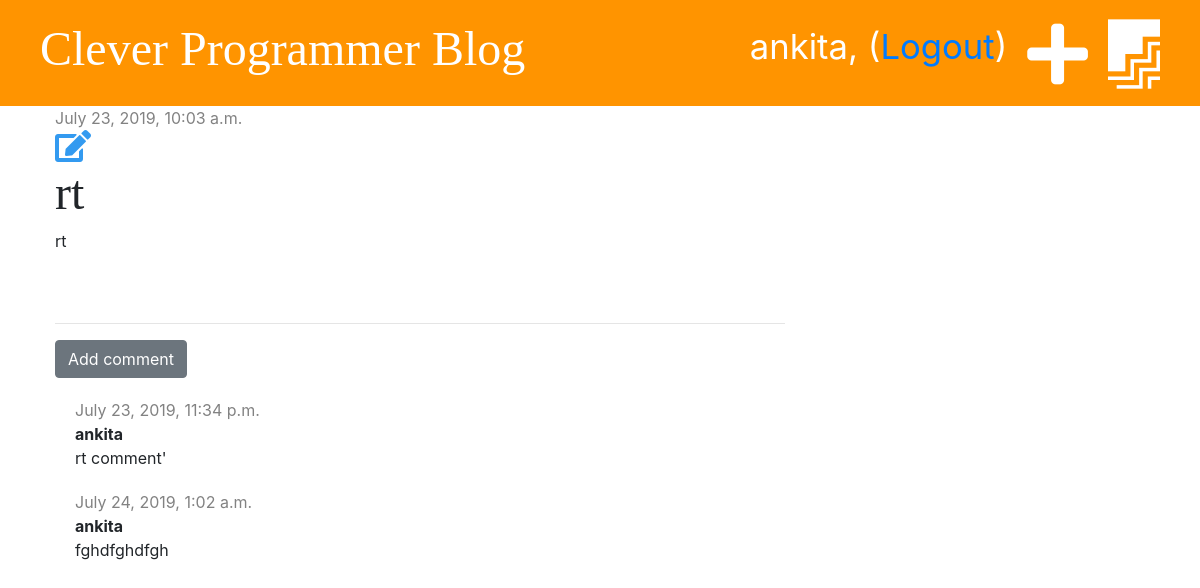
The page /post/33/ (signed in) on the database its author committed.
### blog/models.py (models this page shows, shortened)
class Post(models.Model):
    author = models.ForeignKey('auth.User', on_delete = models.CASCADE)
    title = models.CharField(max_length = 200)
    text = models.TextField()
    created_date = models.DateTimeField(default = timezone.now)
    published_date = models.DateTimeField(blank=True, null=True)

class Comment(models.Model):
    post = models.ForeignKey('blog.Post', on_delete=models.CASCADE, related_name='comments')
    author = models.CharField(max_length=200)
    text = models.TextField()
    created_date = models.DateTimeField(default=timezone.now)
    approved = models.BooleanField(default=False)

### blog/views.py (the view)
# urls.py: path('post/<int:pk>/', views.post_detail, name="post_detail"),
def post_detail(request, pk):
    post = get_object_or_404(Post, pk = pk)
    stuff_for_frontend = {'post': post}
    return render(request, 'blog/post_detail.html', stuff_for_frontend)

### blog/templates/blog/post_detail.html (shortened to what this page needs)
{% extends 'blog/base.html' %}
{% block content %}
<div class="post">
    {% if post.published_date  %}
    <div class="date">
        {{ post.published_date }}
    </div>
    {% else %}
      <a href="{% url 'post_publish' pk=post.pk %}" class="btn btn-primary">Publish</a>
    {% endif %}
    {% if user.is_authenticated %}
      <a href="{% url 'post_edit' pk=post.pk %}"><i class="fas fa-edit fa-2x" style="color: #339af0;"></i></a>
    {% endif %}
    <h1>{{ post.title }}</h1>
    <p>{{post.text|linebreaksbr }}</p>
</div>
<hr>
<a href="{% url 'add_comment_to_post' pk=post.pk%}" class="btn btn-secondary">Add comment</a>
{% for comment in post.comments.all %}
  {% if user.is_authenticated or comment.approved %}
    <div class="comment">
      <div class="date">
        {{ comment.created_date }}
      </div>
      <strong>{{ comment.author }}</strong>
      <p>{{ comment.text }}</p>
    </div>
  {% endif %}
  {% empty %}
    <p>No comments yet...</p>
{% endfor %}
{% endblock %}

### blog/templates/blog/base.html (shortened to what this page needs)
{% load staticfiles %}
<!doctype html>
<html lang="en">
<head>
    <link rel="stylesheet" href="https://stackpath.bootstrapcdn.com/bootstrap/4.3.1/css/bootstrap.min.css">
    <link rel="stylesheet" href="{% static 'css/blog.css' %}">
    <link rel="stylesheet" href="https://use.fontawesome.com/releases/v5.6.3/css/all.css">
</head>
<body>
  <div class="page-header">
      {% if user.is_authenticated %}
        <a href="{% url 'post_draft_list' %}" class="top-menu"><i class="fab fa-firstdraft fa-2x"></i></a>
        <a href="{% url 'post_new' %}" class="top-menu"><i class="fas fa-plus fa-2x"></i></a>
        <p class="top-menu">{{ user.username }}, (<a href="{% url 'logout' %}">Logout</a>)</p>
      {% else %}
        <a href="{% url 'login' %}" class="top-menu"><i class="fas fa-sign-in-alt fa-2x"></i></a>
      {% endif %}
      <h1><a href="{% url "post_list" %}">Clever Programmer Blog</a></h1>
  </div>
  <div class="content container">
    <div class="row">
      <div class="col-md-8">
          {% block content %}
          {% endblock %}
      </div>
    </div>
  </div>
</body>
</html>

### blog/static/css/blog.css (style rules this page uses)
.page-header { background-color: #ff9400; margin-top: 0; padding: 20px 20px 20px 40px; }
.page-header h1, .page-header h1 a { color: #ffffff; font-size: 36pt; text-decoration: none; }
.content { margin-left: 40px; }
h1, h2, h3, h4 { font-family: 'Tangerine', 'Inconsolata', 'Droid Sans', serif; font-size: 48px; }
.date { color: #828282; }
.post { margin-bottom: 70px; }
.top-menu, .top-menu:hover { color: #ffffff; float: right; font-size: 26pt; margin-right: 20px; }
.comment { margin: 20px 0px 20px 20px; }

### rows shown on the page
Post: published_date "July 23, 2019, 10:03 a.m.", title "rt", text "rt"
Comment: created_date "July 23, 2019, 11:34 p.m.", author "ankita", text "rt comment'"
Comment: created_date "July 24, 2019, 1:02 a.m.", author "ankita", text "fghdfghdfgh"

### other values the page prints
{{ user.username }} "ankita"
